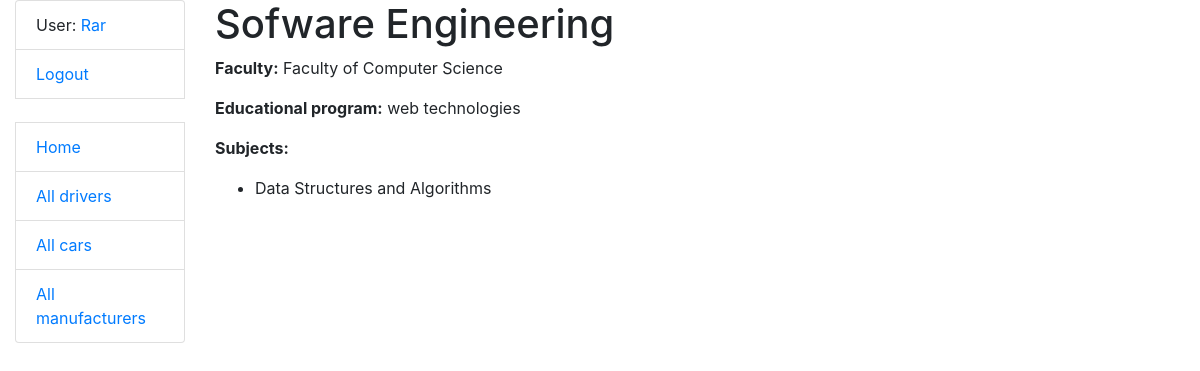
The page /specializations/1/ (signed in) on the database as committed earlier.
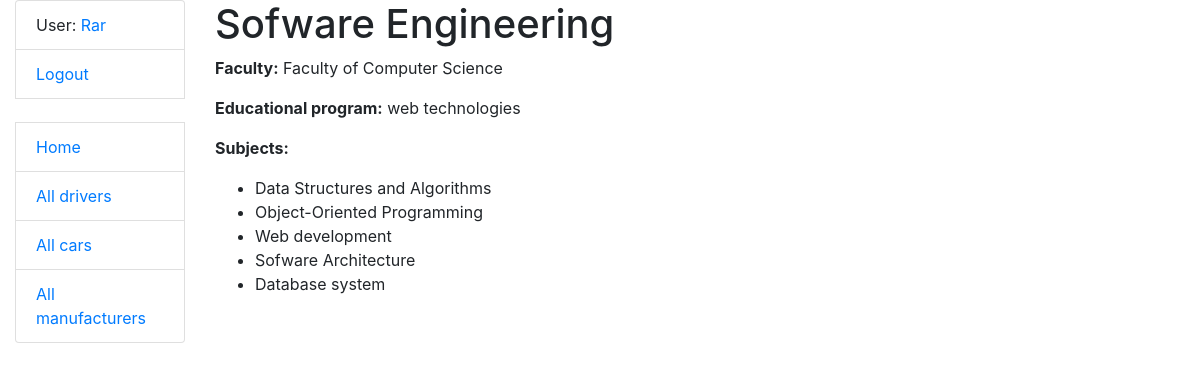
The same page on the database as committed later.
### university_app/models.py (models this page shows, shortened)
class Subject(models.Model):
    name = models.CharField(max_length=255)

### university_app/views.py (the view)
# urls.py: path("specializations/<int:pk>/", SpecializationDetailView.as_view(), name="specialization-detail"),
class SpecializationDetailView(LoginRequiredMixin, generic.DetailView):
    model = Specialization

### templates/university_app/specialization_detail.html
{% extends "base.html" %}
{% block content %}
  <h1>{{ specialization.name }}</h1>
  <p><strong>Faculty:</strong> {{ specialization.faculty.name }}</p>
  <p><strong>Educational program:</strong> {{ specialization.educational_program }}</p>
  <p><strong>Subjects:</strong></p>
  <ul>
    {% for subject in specialization.subjects.all %}
      <li>{{ subject.name }}</li>
    {% endfor %}
  </ul>
{% endblock %}

Rows that differ between the two databases and show on the page:
added Subject: name "Object-Oriented Programming"
added Subject: name "Web development"
added Subject: name "Sofware Architecture"
added Subject: name "Database system"
